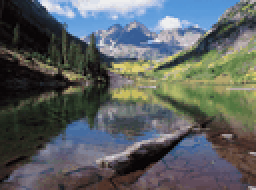
%> input picture homework3/code/river.gif, 128 x 95 px, shrunk from 848 x 632 before the run (shown 2 times larger)
$ octave problem2.m   (GNU Octave 9; MATLAB toolbox functions it lacks are replaced by stand-ins)
%> lines starting %> are read from the running program, lines starting %| are printed output that depends on the picture; in (x1, y1, x2, y2) boxes, pixels count from 0 and x2, y2 are one past the last pixel; in counts of white or black regions, pixels touching at a corner belong together; the program's own positions count from 1
### homework3/code/getDAndD0.m
function [d,d0] = getDAndD0(input,level)

    d0 = min(min(double(input)));
    delta = double(((max(max(input)) + 0.001) - d0)) / level;

    d = zeros(level:1);

    for i=1:level
        d(i) = double(d0) + double(delta * i);
    end

    d(level) = double(max(max(input))) + 0.001;
end

### homework3/code/zhenguniformquantize.m


function [result,d0,d,r0,r] = zhenguniformquantize(matrix,level)
    [d,d0] = getDAndD0(matrix,level);
    [r,r0] = getUniformR(d,d0);
    result = zhengQuantize(matrix,d);
end

### homework3/code/getUniformR.m
function [r,r0] = getUniformR(d,d0)
    [~,N] = size(d);
    r = zeros(N-1:1);
    r0 = (d0 + d(1)) / 2;
    for i = 1:N-1
        r(i) = (d(i) + d(i+1)) / 2;
    end
end

### homework3/code/zhengQuantize.m
function y = zhengQuantize(dataSet,d)
% d contains d1,d2...dk
    [M,N] = size(dataSet);
    y = zeros(M,N);

    [~,level] = size(d);

    for i=1:M
        for j = 1:N
            for k = 1:level
                if(dataSet(i,j) < d(k))
                    y(i,j) = k - 1;
                    break;
                end
            end
        end
    end


end

### homework3/code/zhengSemiuniformquantize.m
function [result,d0,d,r0,r] = zhengSemiuniformquantize(matrix,level)

    [M,N] = size(matrix);

    [d,d0] = getDAndD0(matrix,level);

    r = zeros(level-1,1);
    rsize = zeros(level-1,1);
    r0 = 0;
    rsize0 = 0;

    for i = 1:M
        for j=1:N
            for k = 1:level
                if(matrix(i,j) < d(k))
                    if(k == 1)
                        r0 = r0 + double(matrix(i,j));
                        rsize0 = rsize0 + 1;
                    else
                        r(k-1) = double(matrix(i,j)) + r(k-1);
                        rsize(k-1) = rsize(k-1) + 1;
                    end
                    break;
                end
            end
        end
    end

    r0 = r0 / rsize0;
    for i = 1:level-1
        r(i) = r(i) / rsize(i);
    end

    result = zhengQuantize(matrix,d);

end

### homework3/code/zhengLloydsquantize.m
function [result,d0,d,r0,r] = zhengLloydsquantize(matrix,level,times)
    [d,d0] = getDAndD0(matrix,level);
    [M,N] = size(matrix);

    for recuTimes = 1:times
        r = zeros(level-1,1);
        rsize = zeros(level-1,1);
        r0 = 0;
        rsize0 = 0;
        for i = 1:M
            for j=1:N
                for k = 1:level
                    if(matrix(i,j) < d(k))
                        if(k == 1)
                            r0 = r0 + double(matrix(i,j));
                            rsize0 = rsize0 + 1;
                        else
                            r(k-1) = double(matrix(i,j)) + r(k-1);
                            rsize(k-1) = rsize(k-1) + 1;
                        end
                        break;
                    end
                end
            end
        end

        r0 = r0 / rsize0;
        for i = 1:level-1
            r(i) = r(i) / rsize(i);
        end

        d(1) = (r0 + r(1))/2;
        for i = 2:level-1
            d(i) = (r(i-1) + r(i))/2;
        end
    end

    result = zhengQuantize(matrix,d);

end

### homework3/code/dequantiz.m
function y = dequantiz(quantizedData,r0,r)
% d contains d1,d2...dk
    y = quantizedData;

    [M,N] = size(quantizedData);

    for i=1:M
        for j = 1:N
            if(quantizedData(i,j) == 0)
                y(i,j) = r0;
            else
                y(i,j) = r(quantizedData(i,j));
            end
        end
    end


end

### homework3/code/problem2.m

[cdata,colormap] = imread('river.gif');
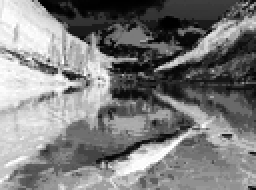
%> cdata: size 95x128 uint8 (shown 2 times larger); min 0, max 255, mean 125.1
%> colormap = 256 rows, first 12: [0.933 0.937 0.937; 0.906 0.91 0.929; 0.863 0.882 0.922; 0.859 0.863 0.878; 0.827 0.827 0.871; 0.867 0.816 0.467; 0.757 0.804 0.906; 0.773 0.792 0.769; 0.788 0.757 0.78; 0.757 0.722 0.753; 0.773 0.745 0.561; 0.784 0.741 0.373]

input = double(ind2gray(cdata,colormap));
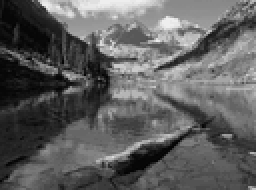
%> input: size 95x128 double (shown 2 times larger); min 0.0157, max 0.936, mean 0.371

% quantize data, 3 kinds

[uniformquantized,uniformd0,uniformd,uniformr0,uniformr] = zhenguniformquantize(input,6);
%> in getDAndD0, `d0 = min(min(double(input)));`: d0 = 0.0157
%> in getDAndD0, `delta = double(((max(max(input)) + 0.001) - d0)) / level;`: delta = 0.154
%> after the loop in getDAndD0, `for i=1:level`: d = [0.169 0.323 0.476 0.63 0.784 0.937]
%> in zhenguniformquantize, `[d,d0] = getDAndD0(matrix,level);`: d0 = 0.0157
%> in getUniformR, `r0 = (d0 + d(1)) / 2;`: r0 = 0.0925
%> after the loop in getUniformR, `for i = 1:N-1`: r = [0.246 0.4 0.553 0.707 0.86]
%> in zhenguniformquantize, `[r,r0] = getUniformR(d,d0);`: r0 = 0.0925
%> after the loop in zhengQuantize, `for i=1:M`:
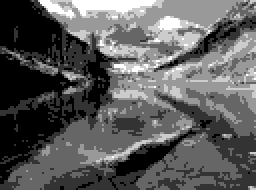
%> y: size 95x128 double (shown 2 times larger); min 0, max 5, mean 1.81; drawn with min black and max white
%> uniformd0 = 0.0157; uniformd = [0.169 0.323 0.476 0.63 0.784 0.937]; uniformr0 = 0.0925; uniformr = [0.246 0.4 0.553 0.707 0.86]

[semiuniformquantized,semiuniformd0,semiuniformd,semiuniformr0,semiuniformr] = zhengSemiuniformquantize(input,6);
%> after the loop in zhengSemiuniformquantize, `for i = 1:M`: r = [635.3; 1328.5; 1308.9; 656.8; 326.6]; r0 = 251.1; rsize = [2578; 3343; 2359; 948; 380]; rsize0 = 2552
%> in zhengSemiuniformquantize, `r0 = r0 / rsize0;`: r0 = 0.0984
%> after the loop in zhengSemiuniformquantize, `for i = 1:level-1`: r = [0.246; 0.397; 0.555; 0.693; 0.859]
%> semiuniformd0 = 0.0157; semiuniformd = [0.169 0.323 0.476 0.63 0.784 0.937]; semiuniformr0 = 0.0984; semiuniformr = [0.246; 0.397; 0.555; 0.693; 0.859]

[lloydsquantized,lloydsd0,lloydsd,lloydsr0,lloydsr] = zhengLloydsquantize(input,6,30);
%> the loop in zhengLloydsquantize, `for recuTimes = 1:times` made 30 passes
%> r0 on passes 1 to 12: 0.0984, 0.101, 0.101, 0.101, 0.101, 0.101, 0.101, 0.101, 0.101, 0.101, 0.101, 0.101
%> after the loop in zhengLloydsquantize, `for recuTimes = 1:times`: d = [0.175 0.323 0.474 0.618 0.772 0.937]; r = [0.249; 0.397; 0.551; 0.685; 0.859]; rsize = [2481; 3343; 2239; 1068; 380]
%> lloydsd0 = 0.0157; lloydsd = [0.175 0.323 0.474 0.618 0.772 0.937]; lloydsr0 = 0.101; lloydsr = [0.249; 0.397; 0.551; 0.685; 0.859]

% dequantize data

uniformdequantizedData = dequantiz(uniformquantized,uniformr0,uniformr);

semiuniformdequantizedData = dequantiz(semiuniformquantized,semiuniformr0,semiuniformr);

lloydsdequantizedData = dequantiz(lloydsquantized,lloydsr0,lloydsr);

% write image

imwrite(uint8(uniformdequantizedData),'problem2uniformdequantizedData.jpg','jpg');
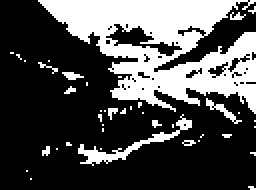
%> saved as problem2uniformdequantizedData.jpg: size 95x128 uint8 (shown 2 times larger); values 0 (black) and 1 (white), 30.3% white; 41 white regions (37 under 20 px), largest, box (x1, y1, x2, y2) and area: (19, 0, 128, 57) 3179, (39, 57, 96, 83) 243, (103, 49, 121, 62) 56, (31, 36, 42, 40) 27

imwrite(uint8(semiuniformdequantizedData),'problem2semiuniformdequantizedData.jpg','jpg');

imwrite(uint8(lloydsdequantizedData),'problem2lloydsdequantizedData.jpg','jpg');

% calculate snr

%> (the run ends here)
